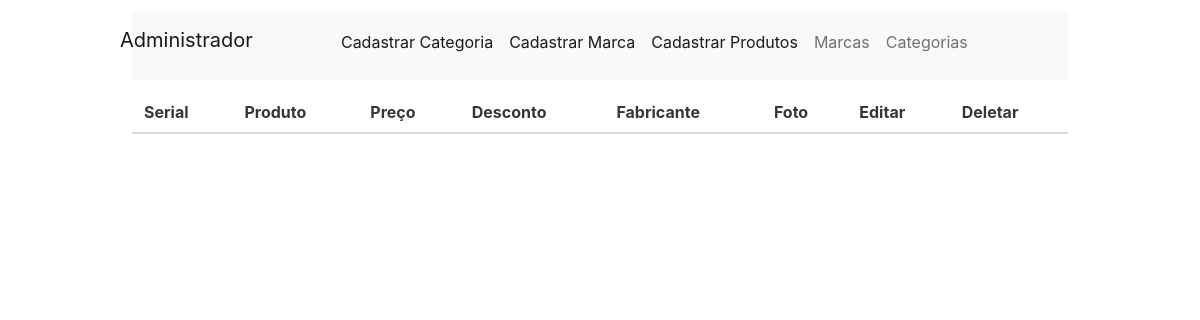
Page /admin (signed in) on the earlier database version.
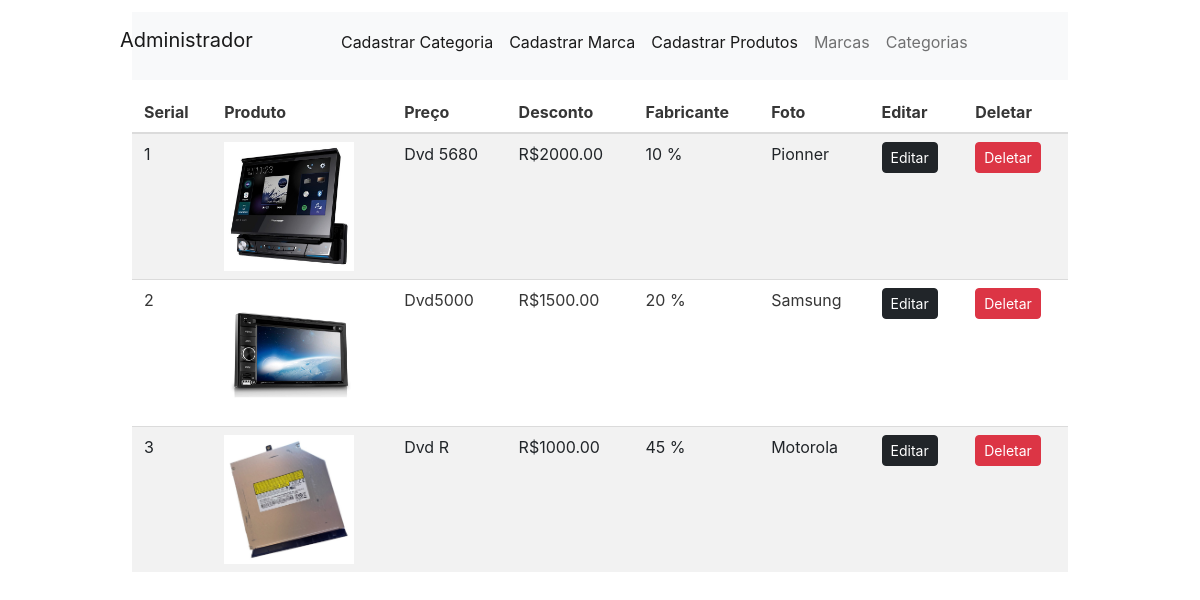
Same page on the later database version.
### loja/produtos/models.py (models this page shows, shortened)
class Addproduto(db.Model):
    id = db.Column(db.Integer, primary_key=True)
    name = db.Column(db.String(80), nullable=False)
    preco = db.Column(db.Numeric(10, 2), nullable=False)
    desconto = db.Column(db.Integer, default=0)
    estoque = db.Column(db.Integer, nullable=False)
    cores = db.Column(db.Text, nullable=False)
    descricao = db.Column(db.Text, nullable=False)
    pub_date = db.Column(db.DateTime, nullable=False, default=datetime.utcnow)
    marca_id = db.Column(db.Integer, db.ForeignKey('marca.id'), nullable=False)
    marca = db.relationship('Marca', backref=db.backref('marcas', lazy=True))
    categoria_id = db.Column(db.Integer, db.ForeignKey('categoria.id'), nullable=False)
    categoria = db.relationship('Categoria', backref=db.backref('categorias', lazy=True))
    imagem_1 = db.Column(db.String(150), nullable=False, default='imagens.jpg')
    imagem_2 = db.Column(db.String(150), nullable=False, default='imagens.jpg')
    imagem_3 = db.Column(db.String(150), nullable=False, default='imagens.jpg')

class Marca(db.Model):
    id = db.Column(db.Integer, primary_key=True)
    name = db.Column(db.String(30), nullable=False, unique=True)

### loja/admin/rotas.py (the view)
@app.route('/admin')
def admin():
    if 'email' not in session:
        flash(f'Favor fazer login Primeiro', 'success')
        return redirect(url_for('login'))
    produtos = Addproduto.query.all()
    return render_template('admin/index.html', title="Pagina Administrador", produtos=produtos)

### loja/templates/admin/index.html (shortened to what this page needs)
{% extends 'layouts.html' %}
{% block content %}
<div class="container mt-3">
  <nav class="navbar navbar-expand-lg bg-light">
        <a class="navbar-brand" href="{{url_for('admin')}}">Administrador</a>
        <div class="collapse navbar-collapse" id="navbarSupportedContent">
          <ul class="navbar-nav me-auto mb-2 mb-lg-0">
            <li class="nav-item">
              <a class="nav-link active" aria-current="page" href="{{url_for('addcat')}}">Cadastrar Categoria</a>
            </li>
            <li class="nav-item">
              <a class="nav-link active" aria-current="page" href="{{url_for('addmarca')}}">Cadastrar Marca</a>
            </li>
            <li class="nav-item">
              <a class="nav-link active" aria-current="page" href="{{url_for('addproduto')}}">Cadastrar Produtos</a>
            </li>
            <li class="nav-item">
              <a class="nav-link" href="{{url_for('marcas')}}">Marcas</a>
            </li>
            <li class="nav-item">
                <a class="nav-link" href="{{url_for('categoria')}}">Categorias</a>
            </li>
          </ul>
        </div>
      </div>
<div class="container mt-3">
    <table class="table table-sm table-striped">
        <thead>
            <th>Serial</th>
            <th>Produto</th>
            <th>Preço</th>
            <th>Desconto</th>
            <th>Fabricante</th>
            <th>Foto</th>
            <th>Editar</th>
            <th>Deletar</th>
        </thead>
        <tbody>
            {% for produto in produtos %}
            <tr>
                <td>{{loop.index}}</td>
                <td><img src="{{url_for('static', filename='imagens/' + produto.imagem_1)}}" width="130" height="100"></td>
                <td>{{produto.name}}</td>
                <td>R${{produto.preco}}</td>
                <td>{{produto.desconto}} %</td>
                <td>{{produto.marca.name}}</td>
                <td><a href="{{url_for('updateproduto', id=produto.id)}}" class="btn btn-dark btn-sm">Editar</a></td>
                <td>
                  <a href="{{url_for('deleteproduto', id=produto.id)}}" class="btn btn-sm btn-danger" >Deletar</a>
                </td>
           </tr>
           {% endfor %}
        </tbody>
    </table>
</div>
{% endblock content %}

Differences in the rows shown:
added Addproduto: imagem_1 (picture), name "Dvd 5680", preco "2000.00", desconto "10", marca.name "Pionner"
added Addproduto: imagem_1 (picture), name "Dvd5000", preco "1500.00", desconto "20", marca.name "Samsung"
added Addproduto: imagem_1 (picture), name "Dvd R", preco "1000.00", desconto "45", marca.name "Motorola"
